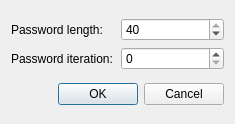
<?xml version="1.0" encoding="UTF-8"?>
<ui version="4.0">
 <class>PasswordSettingsDialog</class>
 <widget class="QDialog" name="PasswordSettingsDialog">
  <property name="geometry">
   <rect>
    <x>0</x>
    <y>0</y>
    <width>235</width>
    <height>124</height>
   </rect>
  </property>
  <property name="windowTitle">
   <string>Password Settings</string>
  </property>
  <layout class="QGridLayout" name="gridLayout_2">
   <item row="0" column="0">
    <layout class="QGridLayout" name="gridLayout">
     <item row="0" column="0">
      <widget class="QLabel" name="label">
       <property name="text">
        <string>Password length:</string>
       </property>
      </widget>
     </item>
     <item row="0" column="1">
      <widget class="QSpinBox" name="passwordLengthSpinner">
       <property name="minimum">
        <number>6</number>
       </property>
       <property name="maximum">
        <number>40</number>
       </property>
       <property name="value">
        <number>40</number>
       </property>
      </widget>
     </item>
     <item row="1" column="0">
      <widget class="QLabel" name="label_2">
       <property name="text">
        <string>Password iteration:</string>
       </property>
      </widget>
     </item>
     <item row="1" column="1">
      <widget class="QSpinBox" name="passwordIterationSpinner">
       <property name="minimum">
        <number>0</number>
       </property>
       <property name="maximum">
        <number>99999999</number>
       </property>
       <property name="value">
        <number>0</number>
       </property>
      </widget>
     </item>
    </layout>
   </item>
   <item row="1" column="0">
    <widget class="QDialogButtonBox" name="buttonBox">
     <property name="orientation">
      <enum>Qt::Horizontal</enum>
     </property>
     <property name="standardButtons">
      <set>QDialogButtonBox::Cancel|QDialogButtonBox::Ok</set>
     </property>
    </widget>
   </item>
  </layout>
 </widget>
 <resources/>
 <connections>
  <connection>
   <sender>buttonBox</sender>
   <signal>accepted()</signal>
   <receiver>PasswordSettingsDialog</receiver>
   <slot>accept()</slot>
   <hints>
    <hint type="sourcelabel">
     <x>248</x>
     <y>254</y>
    </hint>
    <hint type="destinationlabel">
     <x>157</x>
     <y>274</y>
    </hint>
   </hints>
  </connection>
  <connection>
   <sender>buttonBox</sender>
   <signal>rejected()</signal>
   <receiver>PasswordSettingsDialog</receiver>
   <slot>reject()</slot>
   <hints>
    <hint type="sourcelabel">
     <x>316</x>
     <y>260</y>
    </hint>
    <hint type="destinationlabel">
     <x>286</x>
     <y>274</y>
    </hint>
   </hints>
  </connection>
 </connections>
</ui>
